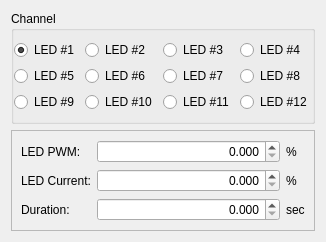
                        <widget class="QWidget" name="sync_confocal_standby_constant_tab">
                         <property name="toolTip">
                          <string>Turn LED on to constant intensity when the laser is outside the image FOV (flyback)</string>
                         </property>
                         <attribute name="title">
                          <string>Constant Value</string>
                         </attribute>
                         <layout class="QGridLayout" name="gridLayout_42">
                          <item row="0" column="0" colspan="2">
                           <widget class="QGroupBox" name="sync_confocal_standby_constant_LED_box">
                            <property name="toolTip">
                             <string>Select active LED channel on driver</string>
                            </property>
                            <property name="title">
                             <string>Channel</string>
                            </property>
                            <layout class="QGridLayout" name="gridLayout_34">
                             <property name="leftMargin">
                              <number>0</number>
                             </property>
                             <property name="rightMargin">
                              <number>0</number>
                             </property>
                             <item row="0" column="4">
                              <widget class="QRadioButton" name="sync_confocal_standby_constant_LED13_button">
                               <property name="toolTip">
                                <string>Set LED #3 as the active LED</string>
                               </property>
                               <property name="text">
                                <string>LED #3</string>
                               </property>
                               <attribute name="buttonGroup">
                                <string notr="true">sync_confocal_standby_LED_channel_button_group</string>
                               </attribute>
                              </widget>
                             </item>
                             <item row="0" column="2">
                              <widget class="QRadioButton" name="sync_confocal_standby_constant_LED11_button">
                               <property name="toolTip">
                                <string>Set LED #1 as the active LED</string>
                               </property>
                               <property name="text">
                                <string>LED #1</string>
                               </property>
                               <property name="checked">
                                <bool>true</bool>
                               </property>
                               <attribute name="buttonGroup">
                                <string notr="true">sync_confocal_standby_LED_channel_button_group</string>
                               </attribute>
                              </widget>
                             </item>
                             <item row="0" column="5">
                              <widget class="QRadioButton" name="sync_confocal_standby_constant_LED14_button">
                               <property name="toolTip">
                                <string>Set LED #4 as the active LED</string>
                               </property>
                               <property name="text">
                                <string>LED #4</string>
                               </property>
                               <attribute name="buttonGroup">
                                <string notr="true">sync_confocal_standby_LED_channel_button_group</string>
                               </attribute>
                              </widget>
                             </item>
                             <item row="0" column="3">
                              <widget class="QRadioButton" name="sync_confocal_standby_constant_LED12_button">
                               <property name="toolTip">
                                <string>Set LED #2 as the active LED</string>
                               </property>
                               <property name="text">
                                <string>LED #2</string>
                               </property>
                               <attribute name="buttonGroup">
                                <string notr="true">sync_confocal_standby_LED_channel_button_group</string>
                               </attribute>
                              </widget>
                             </item>
                             <item row="1" column="5">
                              <widget class="QRadioButton" name="sync_confocal_standby_constant_LED24_button">
                               <property name="text">
                                <string>LED #8</string>
                               </property>
                               <attribute name="buttonGroup">
                                <string notr="true">sync_confocal_standby_LED_channel_button_group</string>
                               </attribute>
                              </widget>
                             </item>
                             <item row="1" column="4">
                              <widget class="QRadioButton" name="sync_confocal_standby_constant_LED23_button">
                               <property name="text">
                                <string>LED #7</string>
                               </property>
                               <attribute name="buttonGroup">
                                <string notr="true">sync_confocal_standby_LED_channel_button_group</string>
                               </attribute>
                              </widget>
                             </item>
                             <item row="1" column="3">
                              <widget class="QRadioButton" name="sync_confocal_standby_constant_LED22_button">
                               <property name="text">
                                <string>LED #6</string>
                               </property>
                               <attribute name="buttonGroup">
                                <string notr="true">sync_confocal_standby_LED_channel_button_group</string>
                               </attribute>
                              </widget>
                             </item>
                             <item row="1" column="2">
                              <widget class="QRadioButton" name="sync_confocal_standby_constant_LED21_button">
                               <property name="text">
                                <string>LED #5</string>
                               </property>
                               <attribute name="buttonGroup">
                                <string notr="true">sync_confocal_standby_LED_channel_button_group</string>
                               </attribute>
                              </widget>
                             </item>
                             <item row="2" column="3">
                              <widget class="QRadioButton" name="sync_confocal_standby_constant_LED32_button">
                               <property name="text">
                                <string>LED #10</string>
                               </property>
                               <attribute name="buttonGroup">
                                <string notr="true">sync_confocal_standby_LED_channel_button_group</string>
                               </attribute>
                              </widget>
                             </item>
                             <item row="2" column="4">
                              <widget class="QRadioButton" name="sync_confocal_standby_constant_LED33_button">
                               <property name="text">
                                <string>LED #11</string>
                               </property>
                               <attribute name="buttonGroup">
                                <string notr="true">sync_confocal_standby_LED_channel_button_group</string>
                               </attribute>
                              </widget>
                             </item>
                             <item row="2" column="5">
                              <widget class="QRadioButton" name="sync_confocal_standby_constant_LED34_button">
                               <property name="text">
                                <string>LED #12</string>
                               </property>
                               <attribute name="buttonGroup">
                                <string notr="true">sync_confocal_standby_LED_channel_button_group</string>
                               </attribute>
                              </widget>
                             </item>
                             <item row="2" column="2">
                              <widget class="QRadioButton" name="sync_confocal_standby_constant_LED31_button">
                               <property name="text">
                                <string>LED #9</string>
                               </property>
                               <attribute name="buttonGroup">
                                <string notr="true">sync_confocal_standby_LED_channel_button_group</string>
                               </attribute>
                              </widget>
                             </item>
                            </layout>
                           </widget>
                          </item>
                          <item row="1" column="0" colspan="2">
                           <widget class="QFrame" name="sync_confocal_standby_constant_config_frame">
                            <property name="toolTip">
                             <string>Set the LED intensity and duration when the laser is outside the image FOV (flyback)</string>
                            </property>
                            <property name="frameShape">
                             <enum>QFrame::StyledPanel</enum>
                            </property>
                            <property name="frameShadow">
                             <enum>QFrame::Raised</enum>
                            </property>
                            <layout class="QGridLayout" name="gridLayout_92" columnstretch="0,10,0">
                             <item row="1" column="2">
                              <widget class="QLabel" name="sync_confocal_standby_constant_config_current_label2">
                               <property name="toolTip">
                                <string>Set the LED current during standby.</string>
                               </property>
                               <property name="text">
                                <string>%</string>
                               </property>
                              </widget>
                             </item>
                             <item row="0" column="1">
                              <widget class="QDoubleSpinBox" name="sync_confocal_standby_constant_config_PWM_box">
                               <property name="toolTip">
                                <string>Set the LED PWM during standby.</string>
                               </property>
                               <property name="alignment">
                                <set>Qt::AlignRight|Qt::AlignTrailing|Qt::AlignVCenter</set>
                               </property>
                               <property name="decimals">
                                <number>3</number>
                               </property>
                               <property name="maximum">
                                <double>100.000000000000000</double>
                               </property>
                              </widget>
                             </item>
                             <item row="0" column="2">
                              <widget class="QLabel" name="sync_confocal_standby_constant_config_PWM_label2">
                               <property name="toolTip">
                                <string>Set the LED PWM during standby.</string>
                               </property>
                               <property name="text">
                                <string>%</string>
                               </property>
                              </widget>
                             </item>
                             <item row="2" column="0">
                              <widget class="QLabel" name="sync_confocal_standby_constant_config_duration_label1">
                               <property name="toolTip">
                                <string>NOTE: 0 seconds = LED stays on during standby.</string>
                               </property>
                               <property name="text">
                                <string>Duration:</string>
                               </property>
                              </widget>
                             </item>
                             <item row="2" column="1">
                              <widget class="QDoubleSpinBox" name="sync_confocal_standby_constant_config_duration_box">
                               <property name="toolTip">
                                <string>NOTE: 0 seconds = LED stays on during standby.</string>
                               </property>
                               <property name="alignment">
                                <set>Qt::AlignRight|Qt::AlignTrailing|Qt::AlignVCenter</set>
                               </property>
                               <property name="readOnly">
                                <bool>false</bool>
                               </property>
                               <property name="specialValueText">
                                <string/>
                               </property>
                               <property name="decimals">
                                <number>3</number>
                               </property>
                               <property name="maximum">
                                <double>4294.960000000000036</double>
                               </property>
                              </widget>
                             </item>
                             <item row="1" column="1">
                              <widget class="QDoubleSpinBox" name="sync_confocal_standby_constant_config_current_box">
                               <property name="toolTip">
                                <string>Set the LED current during standby.</string>
                               </property>
                               <property name="alignment">
                                <set>Qt::AlignRight|Qt::AlignTrailing|Qt::AlignVCenter</set>
                               </property>
                               <property name="decimals">
                                <number>3</number>
                               </property>
                               <property name="maximum">
                                <double>100.000000000000000</double>
                               </property>
                              </widget>
                             </item>
                             <item row="0" column="0">
                              <widget class="QLabel" name="sync_confocal_standby_constant_config_PWM_label1">
                               <property name="toolTip">
                                <string>Set the LED duration during standby.</string>
                               </property>
                               <property name="text">
                                <string>LED PWM:</string>
                               </property>
                              </widget>
                             </item>
                             <item row="2" column="2">
                              <widget class="QLabel" name="sync_confocal_standby_constant_config_duration_label2">
                               <property name="toolTip">
                                <string>NOTE: 0 seconds = LED stays on during during standby.</string>
                               </property>
                               <property name="text">
                                <string>sec</string>
                               </property>
                              </widget>
                             </item>
                             <item row="1" column="0">
                              <widget class="QLabel" name="sync_confocal_standby_constant_config_current_label1">
                               <property name="toolTip">
                                <string>Set the LED current during standby.</string>
                               </property>
                               <property name="text">
                                <string>LED Current:</string>
                               </property>
                              </widget>
                             </item>
                            </layout>
                           </widget>
                          </item>
                         </layout>
                        </widget>
